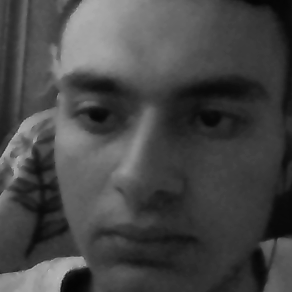
#> input picture temp_data/d6cf3bbd-2a06-4f92-a9a7-20daeba976b5_2_1.png, 292 x 292 px, given in place of the camera
$ python masks.py
#> lines starting #> are read from the running program, lines starting #| are printed output that depends on the picture; after the words box and inside, x2 and y2 are one past the last pixel; in counts of white or black regions, pixels touching at a corner belong together
#!/usr/bin/python3

import cv2 as cv2


face_cascade = cv2 \
    .CascadeClassifier('../assets/haarcascade_frontalface_default.xml')

cam = cv2.VideoCapture(0)
cam.set(3, 640)
cam.set(4, 480)
minW = 0.1 * cam.get(3)
minH = 0.1 * cam.get(4)


def open_camera():
    while True:
        ret, img = cam.read()
#> img is the input picture: shape (292, 292, 3); min 4, max 185, mean 70.7
        img = cv2.flip(img, 1)
        mask = cv2.imread('./mask_1.png')
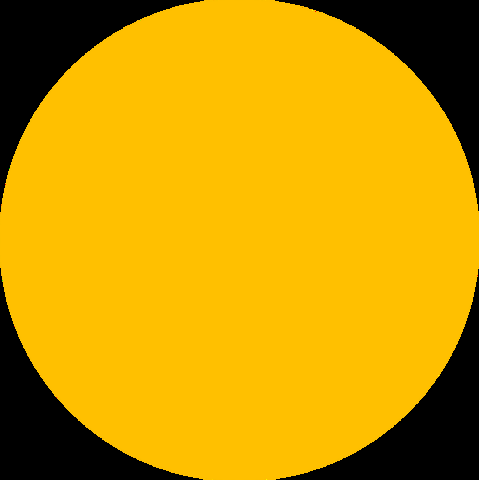
#> input picture masks/mask_1.png, 479 x 480 px
#> mask is the input picture: shape (480, 479, 3); mean B, G, R 0, 152.8, 203
        mask = cv2.flip(mask, 1)
        gray = cv2.cvtColor(img, cv2.COLOR_BGR2GRAY)
        faces = face_cascade.detectMultiScale(
            gray,
            scaleFactor=1.2,
            minNeighbors=5,
            minSize=(int(minW), int(minH))
        )
#> faces = [[13, 16, 252, 252]]
        for (x,y,w,h) in faces:
            mask = cv2.resize(mask, (w,h), interpolation=cv2.INTER_AREA)
            maskgray = cv2.cvtColor(mask,cv2.COLOR_BGR2GRAY)
            roi = img[x:x+w, y:y+h]
            ret, frame_m = cv2.threshold(maskgray, 10, 255, cv2.THRESH_BINARY)
            mask_inv = cv2.bitwise_not(frame_m)
            img_bg = cv2.bitwise_and(roi, roi, mask=mask_inv)
            mask_fg = cv2.bitwise_and(mask, mask, mask=frame_m)
            dst = cv2.add(img_bg, mask_fg)
            img[x:x+w, y:y+h] = dst
            cv2.rectangle(img, (x,y), (x+w,y+h), (255,0,0), 2)
#> this loop made 1 pass
#> pass 1, in open_camera, `maskgray = cv2.cvtColor(mask,cv2.COLOR_BGR2GRAY)`:
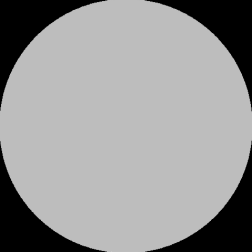
#> maskgray: shape (252, 252); min 0, max 198, mean 150.4
#> pass 1, in open_camera, `roi = img[x:x+w, y:y+h]`:
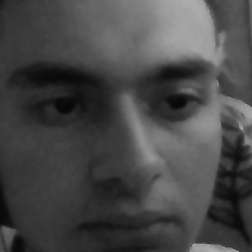
#> roi: shape (252, 252, 3); min 7, max 172, mean 71.5
#> pass 1, in open_camera, `ret, frame_m = cv2.threshold(maskgray, 10, 255, cv2.THRESH_BINARY)`:
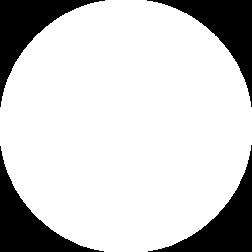
#> frame_m: shape (252, 252); 80.1% white; 4 black regions, box (x1, y1, x2, y2) and area: (147, 0, 252, 107) 3165, (0, 0, 105, 107) 3164, (148, 145, 252, 252) 3159, (0, 146, 104, 252) 3153
#> after the loop:
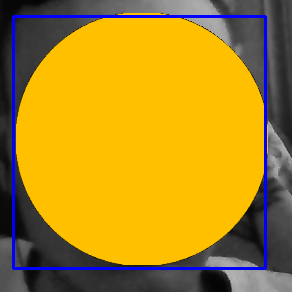
#> img: shape (292, 292, 3); mean B, G, R 34.1, 138.1, 175.1
#> after the loop:
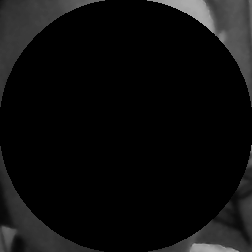
#> img_bg: shape (252, 252, 3); min 0, max 172, mean 13
#> after the loop:
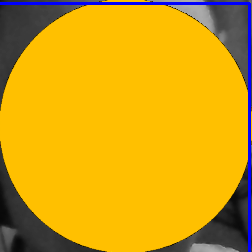
#> roi: shape (252, 252, 3); mean B, G, R 17.7, 163.4, 213.2
        cv2.imshow('cam', img)
        k = cv2.waitKey(10) & 0xff
#> (key Esc is pressed here)
        if k == 27:
            break
    print('\n [INFO] Exit\n')
    cam.release()
    cv2.destroyAllWindows()


if __name__ == '__main__':
    open_camera()
